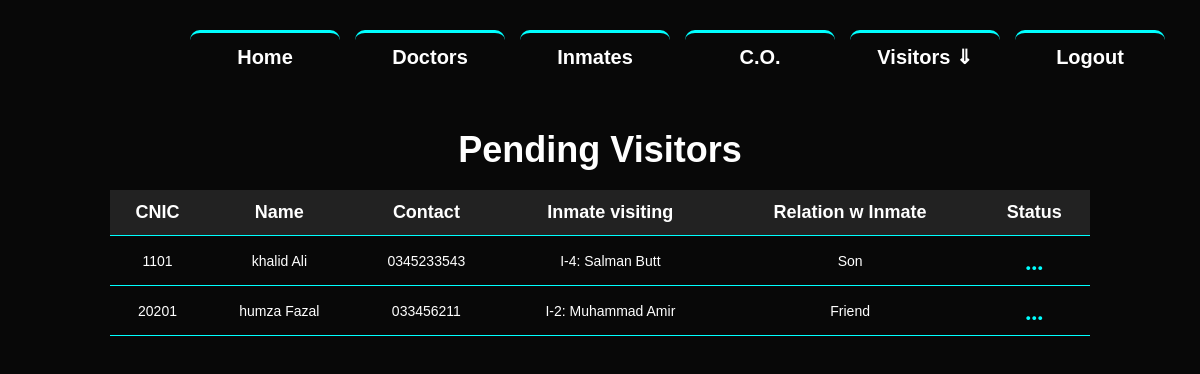
Page /user/visit_pending (signed in) on the committed database.
### login/models.py (models this page shows, shortened)
class Visitor(models.Model):
    CNIC=models.CharField(max_length=13,primary_key=True)
    first_name=models.CharField(max_length=25)
    last_name=models.CharField(max_length=25)
    Inmate_visting=models.ForeignKey(Inmate,blank=False,on_delete=models.CASCADE)
    Visit_date=models.DateTimeField(null=True,blank=True)
    approval_status=models.BooleanField(null=True)
    relation_w_inmate=models.CharField(max_length=24)
    contact_number=models.CharField(max_length=11)
    password=models.CharField(max_length=24,null=True)

class Inmate (models.Model):
    Inmate_id=models.CharField(max_length=6,primary_key=True)
    first_name=models.CharField(max_length=25)
    last_name=models.CharField(max_length=25)
    dob=models.DateField()
    arrival_date=models.DateField()
    release_date=models.DateField()
    Risk_level=models.SmallIntegerField()
    charges=models.ManyToManyField(Charge,blank=True,related_name='criminal')
    cell=models.ForeignKey(Cell,related_name='inhabitant',blank=False,on_delete=models.CASCADE,default=None)
    education=models.ForeignKey(Education,related_name='student',on_delete=models.CASCADE,blank=True,null=True)
    completed_courses=models.ManyToManyField(Education,related_name='completed',blank=True)
    def __str__(self) :
        return f"{self.Inmate_id}: {self.first_name} {self.last_name}"

### Users/views.py (the view)
# urls.py: path('visit_pending',views.visit_pending,name='visit_pending'),
@never_cache
def visit_pending(request):
    if not request.user.is_authenticated:
        return HttpResponseRedirect(reverse('admin_login'))
    else:
        visitor=Visitor.objects.all()
        return render(request, 'users/admin_funcs/visit_pending.html', {'visitor': visitor})

### Users/templates/users/admin_funcs/visit_pending.html (shortened to what this page needs)
{%extends 'users/base.html'%}
{%block content%}
<head>
    <link rel="stylesheet" href="https://maxcdn.bootstrapcdn.com/font-awesome/4.7.0/css/font-awesome.min.css">
    <link rel="stylesheet" href="https://maxcdn.bootstrapcdn.com/bootstrap/3.3.7/css/bootstrap.min.css">
</head>
<div class="container">
    <h1 style="font-weight:bold">Pending Visitors</h1>
    <table>
        <thead>
        <tr>
            <th>CNIC</th>
            <th>Name</th>
            <th>Contact</th>
            <th>Inmate visiting</th>
            <th>Relation w Inmate</th>
            <th>Status</th>
        </tr>
        </thead>
        <tbody>
            {% for i in visitor %}
            {% if i.approval_status is null %}
                <tr>
                    <td>{{ i.CNIC }}</td>
                    <td>{{ i.first_name }} {{ i.last_name }}</td>
                    <td>{{ i.contact_number }}</td>
                    <td>{{ i.Inmate_visting }}</td>
                    <td>{{ i.relation_w_inmate }}</td>
                    <td style="text-align: center;">
                        <a href="#editvisitorModal-{{forloop.counter}}" class="edit" data-toggle="modal"><i class="material-icons" data-toggle="tooltip" title="Edit" style="color: aqua;"><b>...</b></i></a>
                    </td>
                </tr>
            {% endif %}
        {% endfor %}
        </tbody>
    </table>
{%endblock content%}

### Users/templates/users/base.html (style rules this page uses)
body { background-color:rgb(8, 8, 8); margin: 0; padding: 0; }

### Users/templates/users/admin_funcs/visit_pending.html (style rules this page uses)
body { background-color: rgb(8, 8, 8); color: #fff; font-family: Arial, sans-serif; }
.container { max-width: 1000px; margin: 0 auto; padding: 10px; }
h1 { text-align: center; margin-bottom: 20px; font-weight: bold; }
table { width: 100%; border-collapse: collapse; margin-top: 20px; }
th, td { padding: 10px; text-align: center; border-bottom: 1px solid aqua; }
th { font-size: large; background-color: #222; }

### rows in the picture
Visitor: CNIC "1101", first_name "khalid", last_name "Ali", contact_number "0345233543", Inmate_visting "I-4: Salman Butt", relation_w_inmate "Son"
Visitor: CNIC "20201", first_name "humza", last_name "Fazal", contact_number "033456211", Inmate_visting "I-2: Muhammad Amir", relation_w_inmate "Friend"
